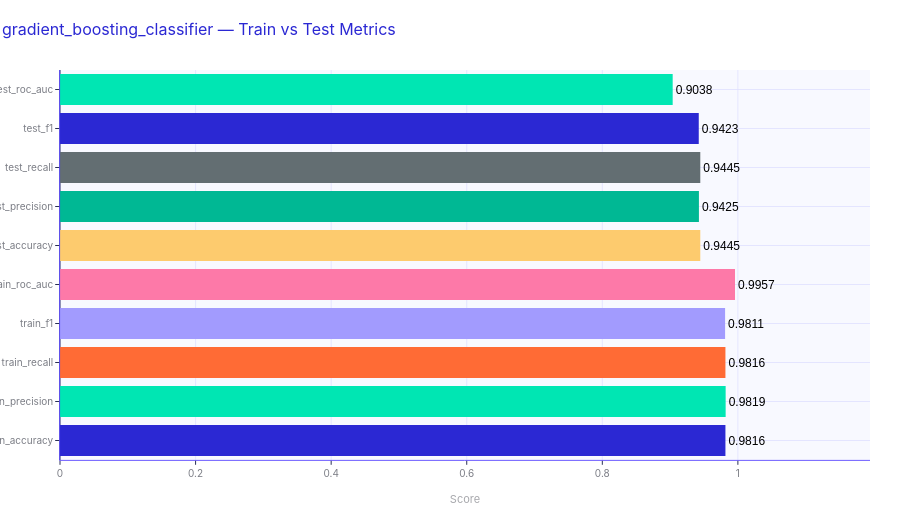
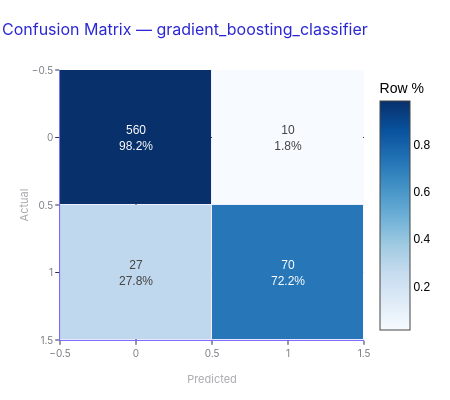

The code cell stored with these charts, in order, in its notebook:
### Code cell
best = g.experiment.best(metric="roc_auc")
best.summary()
best.plot()
best.plot_confusion_matrix()

### Figure 1 — Plotly figure (JSON) as saved in the notebook; plotly's stock layout.template omitted (floating-point values rounded to 4 significant figures)
{"data": [{"marker": {"color": ["#2b28d3", "#00e6b3", "#ff6b35", "#a29bfe", "#fd79a8", "#fdcb6e", "#00b894", "#636e72", "#2b28d3", "#00e6b3"]}, "orientation": "h", "text": ["0.9816", "0.9819", "0.9816", "0.9811", "0.9957", "0.9445", "0.9425", "0.9445", "0.9423", "0.9038"], "textposition": "outside", "type": "bar", "x": [0.9816, 0.9819, 0.9816, 0.9811, 0.9957, 0.9445, 0.9425, 0.9445, 0.9423, 0.9038], "y": ["train_accuracy", "train_precision", "train_recall", "train_f1", "train_roc_auc", "test_accuracy", "test_precision", "test_recall", "test_f1", "test_roc_auc"]}], "layout": {"font": {"color": "black", "family": "Arial, sans-serif", "size": 12}, "height": 520, "legend": {"bgcolor": "white", "bordercolor": "#4934ff", "borderwidth": 1}, "margin": {"b": 60, "l": 60, "r": 30, "t": 70}, "paper_bgcolor": "white", "plot_bgcolor": "#f8f9ff", "title": {"font": {"color": "#2b28d3", "size": 16}, "text": "gradient_boosting_classifier — Train vs Test Metrics"}, "xaxis": {"gridcolor": "#e0e0ff", "linecolor": "#4934ff", "range": [0, 1.195], "showline": true, "title": {"text": "Score"}}, "yaxis": {"gridcolor": "#e0e0ff", "linecolor": "#4934ff", "showline": true}}}

### Figure 2 — Plotly figure (JSON) as saved in the notebook; plotly's stock layout.template omitted (floating-point values rounded to 4 significant figures)
{"data": [{"colorbar": {"title": {"text": "Row %"}}, "colorscale": [[0, "rgb(247,251,255)"], [0.125, "rgb(222,235,247)"], [0.25, "rgb(198,219,239)"], [0.375, "rgb(158,202,225)"], [0.5, "rgb(107,174,214)"], [0.625, "rgb(66,146,198)"], [0.75, "rgb(33,113,181)"], [0.875, "rgb(8,81,156)"], [1, "rgb(8,48,107)"]], "showscale": true, "text": [["560<br>98.2%", "10<br>1.8%"], ["27<br>27.8%", "70<br>72.2%"]], "texttemplate": "%{text}", "type": "heatmap", "x": ["0", "1"], "y": ["0", "1"], "z": [[0.9825, 0.01754], [0.2784, 0.7216]]}], "layout": {"font": {"color": "black", "family": "Arial, sans-serif", "size": 12}, "height": 400, "legend": {"bgcolor": "white", "bordercolor": "#4934ff", "borderwidth": 1}, "margin": {"b": 60, "l": 60, "r": 30, "t": 70}, "paper_bgcolor": "white", "plot_bgcolor": "#f8f9ff", "title": {"font": {"color": "#2b28d3", "size": 16}, "text": "Confusion Matrix — gradient_boosting_classifier"}, "width": 450, "xaxis": {"gridcolor": "#e0e0ff", "linecolor": "#4934ff", "showline": true, "title": {"text": "Predicted"}}, "yaxis": {"autorange": "reversed", "gridcolor": "#e0e0ff", "linecolor": "#4934ff", "showline": true, "title": {"text": "Actual"}}}}
